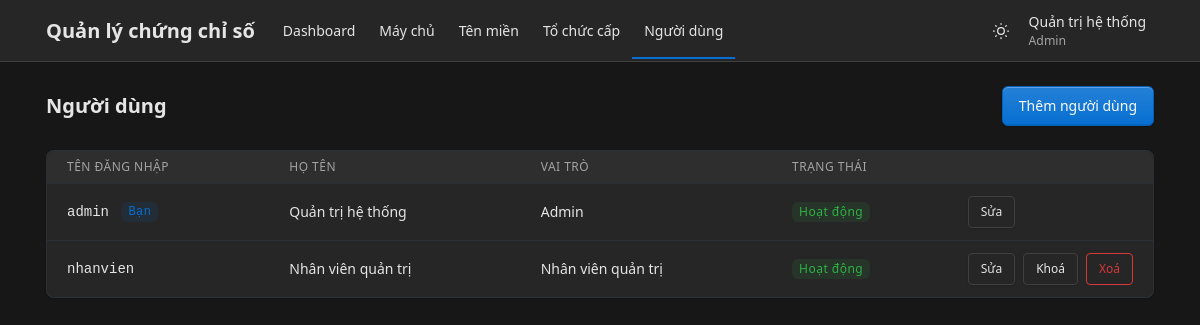
Page /admin/nguoi_dung.php (signed in) on the committed database.
### tables this page shows
CREATE TABLE users (
    id INT UNSIGNED AUTO_INCREMENT PRIMARY KEY,
    username VARCHAR(50) NOT NULL UNIQUE,
    password_hash VARCHAR(255) NOT NULL,
    full_name VARCHAR(100) NOT NULL,
    role_id INT UNSIGNED NOT NULL,
    is_locked TINYINT(1) NOT NULL DEFAULT 0,  
     
    failed_logins TINYINT UNSIGNED NOT NULL DEFAULT 0,
    locked_until DATETIME NULL,
    CONSTRAINT fk_users_role FOREIGN KEY (role_id) REFERENCES roles (id) ON DELETE RESTRICT
);

CREATE TABLE roles (
    id INT UNSIGNED AUTO_INCREMENT PRIMARY KEY,
    name VARCHAR(50) NOT NULL UNIQUE
);

### src/khoi_dong.php (called while the page is built, shortened)
<?php
require_once __DIR__ . '/../config/db.php';
require_once __DIR__ . '/auth.php';
function e(?string $chuoi): string
{
    return htmlspecialchars((string) $chuoi, ENT_QUOTES, 'UTF-8');
}
function url(string $duongDan): string
{
    $thuMucPublic = str_replace('\\', '/', realpath(__DIR__ . '/../public'));
    $gocWeb = str_replace('\\', '/', realpath($_SERVER['DOCUMENT_ROOT']));
    return substr($thuMucPublic, strlen($gocWeb)) . '/' . $duongDan;
}

### src/auth.php (called while the page is built, shortened)
<?php
function nguoiDungHienTai(PDO $pdo): ?array
{
    $cau = $pdo->prepare('SELECT u.id, u.username, u.full_name, r.name AS role_name
                          FROM users u JOIN roles r ON r.id = u.role_id
                          WHERE u.id = ? AND u.is_locked = 0');
    $cau->execute([$_SESSION['user_id']]);
    return $cau->fetch() ?: null;
}
function laAdmin(array $nguoi): bool
{
    return $nguoi['role_name'] === VAI_TRO_ADMIN;
}
function yeuCauDangNhap(PDO $pdo): array
{
    $nguoi = nguoiDungHienTai($pdo);
    return $nguoi;
}
function yeuCauAdmin(PDO $pdo): array
{
    $nguoi = yeuCauDangNhap($pdo);
    return $nguoi;
}

### src/nguoi_dung.php (called while the page is built, shortened)
<?php
function danhSachNguoiDung(PDO $pdo): array
{
    return $pdo->query('SELECT u.id, u.username, u.full_name, u.role_id, u.is_locked, r.name AS role_name,
                               COALESCE(u.locked_until > NOW(), 0) AS dang_tam_chan
                        FROM users u JOIN roles r ON r.id = u.role_id
                        ORDER BY u.id')->fetchAll();
}

### public/admin/nguoi_dung.php (the view, shortened to what this page needs)
<?php
require __DIR__ . '/../../src/khoi_dong.php';
require __DIR__ . '/../../src/nguoi_dung.php';
$pdo = ketNoiCsdl();
$nguoi = yeuCauAdmin($pdo);
$danhSach = danhSachNguoiDung($pdo);
$trangHienTai = 'nguoi_dung';
require __DIR__ . '/../../views/dau_trang.php';
?>
<div class="page-header d-print-none">
    <div class="container-xl">
        <div class="row align-items-center">
            <div class="col">
                <h1 class="page-title">Người dùng</h1>
            </div>
            <div class="col-auto">
                <a class="btn btn-primary" href="<?= e(url('admin/nguoi_dung_form.php')) ?>">Thêm người dùng</a>
            </div>
        </div>
    </div>
</div>
<div class="page-body">
    <div class="container-xl">
        <div class="card">
            <div class="table-responsive">
                <table class="table table-vcenter card-table">
                    <thead>
                        <tr>
                            <th>Tên đăng nhập</th>
                            <th>Họ tên</th>
                            <th>Vai trò</th>
                            <th>Trạng thái</th>
                            <th class="w-1"><span class="visually-hidden">Thao tác</span></th>
                        </tr>
                    </thead>
                    <tbody>
                        <?php foreach ($danhSach as $dong): ?>
                            <?php $laMinh = (int) $dong['id'] === (int) $nguoi['id']; ?>
                            <tr>
                                <td class="ma-so">
                                    <?= e($dong['username']) ?>
                                    <?php if ($laMinh): ?><span class="badge bg-blue-lt ms-1">Bạn</span><?php endif; ?>
                                </td>
                                <td><?= e($dong['full_name']) ?></td>
                                <td><?= e($dong['role_name']) ?></td>
                                <td>
                                    <?php if ($dong['is_locked']): ?>
                                        <span class="badge bg-red-lt">Đã khoá</span>
                                    <?php elseif ($dong['dang_tam_chan']): ?>
                                        <span class="badge bg-yellow-lt">Tạm chặn</span>
                                    <?php else: ?>
                                        <span class="badge bg-green-lt">Hoạt động</span>
                                    <?php endif; ?>
                                </td>
                                <td>
                                    <div class="btn-list flex-nowrap">
                                        <a class="btn btn-sm" href="<?= e(url('admin/nguoi_dung_form.php?id=' . (int) $dong['id'])) ?>">Sửa</a>
                                        <?php if (!$laMinh): ?>
                                            <form method="post" action="<?= e(url('admin/nguoi_dung_thao_tac.php')) ?>">
                                                <?php if ($dong['is_locked'] || $dong['dang_tam_chan']): ?>
                                                    <button class="btn btn-sm" name="hanh_dong" value="mo_khoa">Mở khoá</button>
                                                <?php else: ?>
                                                    <button class="btn btn-sm" name="hanh_dong" value="khoa">Khoá</button>
                                                <?php endif; ?>
                                            </form>
                                            <form method="post" action="<?= e(url('admin/nguoi_dung_thao_tac.php')) ?>"
                                                  data-xac-nhan="Xoá người dùng <?= e($dong['username']) ?>?">
                                                <button class="btn btn-sm btn-outline-danger" name="hanh_dong" value="xoa">Xoá</button>
                                            </form>
                                        <?php endif; ?>
                                    </div>
                                </td>
                            </tr>
                        <?php endforeach; ?>
                    </tbody>
                </table>
            </div>
        </div>
    </div>
</div>
<?php require __DIR__ . '/../../views/cuoi_trang.php'; ?>

### views/dau_trang.php (shortened to what this page needs)
<?php
$nguoi ??= null;
$trangHienTai ??= '';
$coThanhRieng ??= false;
$nutGiaoDien = <<<'HTML'
<button type="button" class="nav-link px-2 bg-transparent border-0" data-doi-giao-dien
        title="Đổi giao diện sáng/tối" aria-label="Đổi giao diện sáng/tối">
    <svg class="icon hide-theme-dark" xmlns="http://www.w3.org/2000/svg" width="24" height="24" viewBox="0 0 24 24" fill="none" stroke="currentColor" stroke-width="2" stroke-linecap="round" stroke-linejoin="round" aria-hidden="true"><path d="M12 3c.132 0 .263 0 .393 0a7.5 7.5 0 0 0 7.92 12.446a9 9 0 1 1 -8.313 -12.454z"/></svg>
    <svg class="icon hide-theme-light" xmlns="http://www.w3.org/2000/svg" width="24" height="24" viewBox="0 0 24 24" fill="none" stroke="currentColor" stroke-width="2" stroke-linecap="round" stroke-linejoin="round" aria-hidden="true"><circle cx="12" cy="12" r="4"/><path d="M3 12h1m8 -9v1m8 8h1m-9 8v1m-6.4 -15.4l.7 .7m12.1 -.7l-.7 .7m0 11.4l.7 .7m-12.1 -.7l-.7 .7"/></svg>
</button>
HTML;
?>
<!doctype html>
<html lang="vi" data-bs-theme="dark">
<head>
    <link rel="stylesheet" href="<?= e(url('assets/tabler/tabler.min.css')) ?>">
    <link rel="stylesheet" href="<?= e(url('assets/app.css')) ?>">
</head>
<body>
<?php if ($nguoi === null && !$coThanhRieng): ?>
    <div class="position-absolute top-0 end-0 p-3"><?= $nutGiaoDien ?></div>
<?php elseif ($nguoi !== null): ?>
    <div class="page">
        <header class="navbar navbar-expand-md d-print-none">
            <div class="container-xl">
                <a class="navbar-brand me-3" href="<?= e(url('admin/index.php')) ?>">Quản lý chứng chỉ số</a>
                <div class="navbar-nav flex-row order-md-last align-items-center">
                    <?= $nutGiaoDien ?>
                    <div class="nav-item dropdown">
                        <a href="#" class="nav-link px-2" data-bs-toggle="dropdown" aria-label="Mở menu tài khoản">
                            <span>
                                <span class="d-block"><?= e($nguoi['full_name']) ?></span>
                                <span class="d-block small text-secondary"><?= e($nguoi['role_name']) ?></span>
                            </span>
                        </a>
                    </div>
                </div>
                <div class="collapse navbar-collapse" id="menu-chinh">
                    <ul class="navbar-nav">
                        <li class="nav-item <?= $trangHienTai === 'dashboard' ? 'active' : '' ?>">
                            <a class="nav-link" href="<?= e(url('admin/index.php')) ?>">Dashboard</a>
                        </li>
                        <li class="nav-item <?= $trangHienTai === 'may_chu' ? 'active' : '' ?>">
                            <a class="nav-link" href="<?= e(url('admin/may_chu.php')) ?>">Máy chủ</a>
                        </li>
                        <li class="nav-item <?= $trangHienTai === 'ten_mien' ? 'active' : '' ?>">
                            <a class="nav-link" href="<?= e(url('admin/ten_mien.php')) ?>">Tên miền</a>
                        </li>
                        <li class="nav-item <?= $trangHienTai === 'to_chuc_cap' ? 'active' : '' ?>">
                            <a class="nav-link" href="<?= e(url('admin/to_chuc_cap.php')) ?>">Tổ chức cấp</a>
                        </li>
                        <?php if (laAdmin($nguoi)): ?>
                            <li class="nav-item <?= $trangHienTai === 'nguoi_dung' ? 'active' : '' ?>">
                                <a class="nav-link" href="<?= e(url('admin/nguoi_dung.php')) ?>">Người dùng</a>
                            </li>
                        <?php endif; ?>
                    </ul>
                </div>
            </div>
        </header>
        <div class="page-wrapper">
<?php endif; ?>

### public/assets/app.css (style rules this page uses)
.ma-so { font-family: var(--tblr-font-monospace); }

### rows in the picture
users: full_name "Quản trị hệ thống", role.name "Admin", username "admin", shows "Bạn", is_locked "Hoạt động"
users: username "nhanvien", full_name "Nhân viên quản trị", role.name "Nhân viên quản trị", is_locked "Hoạt động"
